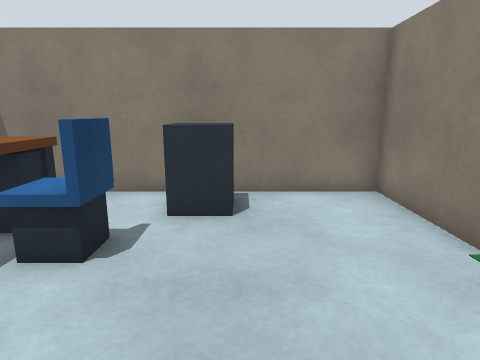
View 1 (above)

20 first-person views from a walk through a world built for the Gazebo simulator. The camera is 1 m above the floor, tilts 12° down and sees 75° across. The floor is counted in squares, 0.5 m on a side. Each view is taken from the middle of a square. On the plan, view 1 faces up. The plan holds only what a view shows up to about 17 squares ahead; the rest is blank. The place goes on beyond the plan.

View 2
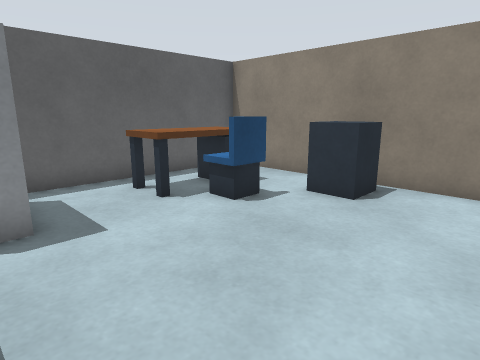

View 3
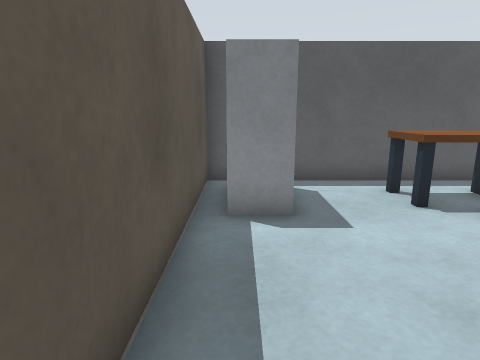

View 4
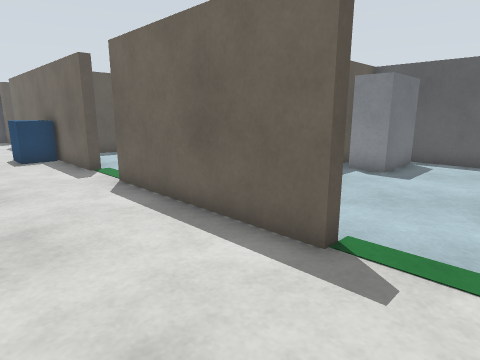

View 5
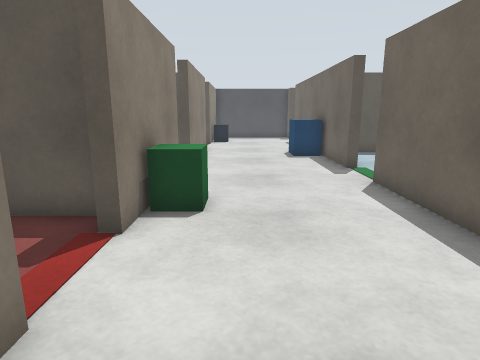

View 6
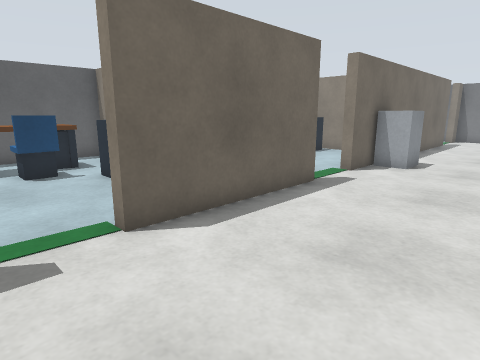

View 7
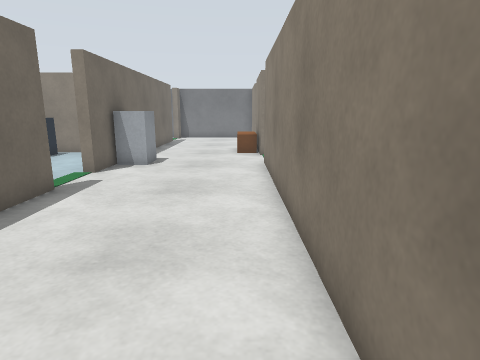

View 8
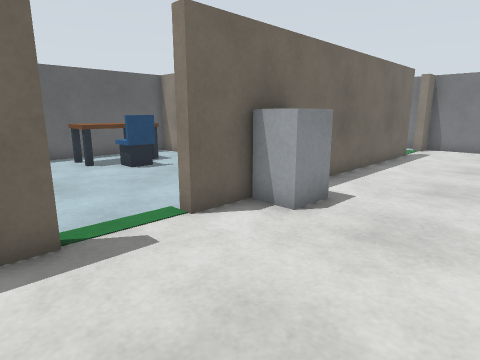

View 9
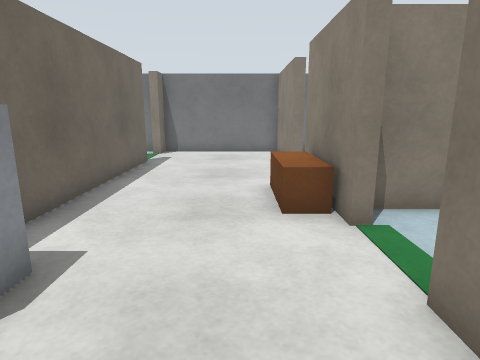

View 10
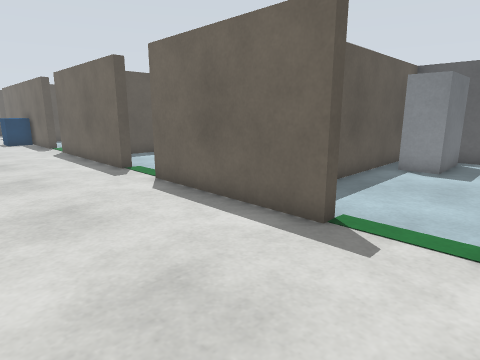

View 11
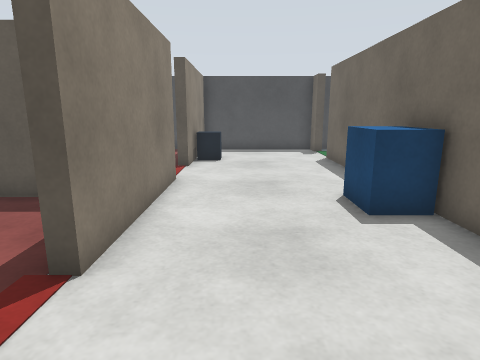

View 12
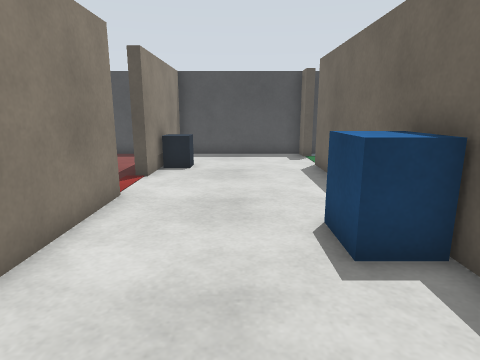

View 13
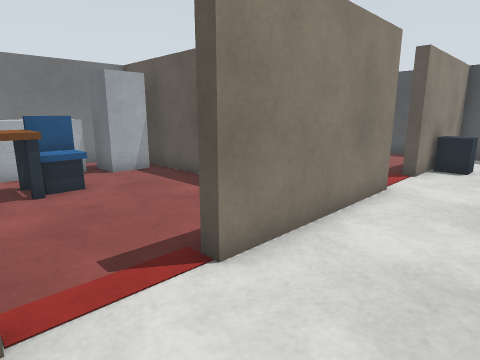

View 14
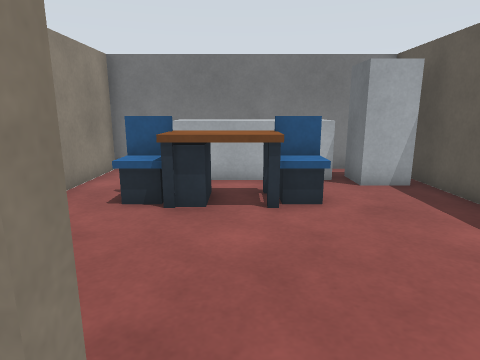

View 15
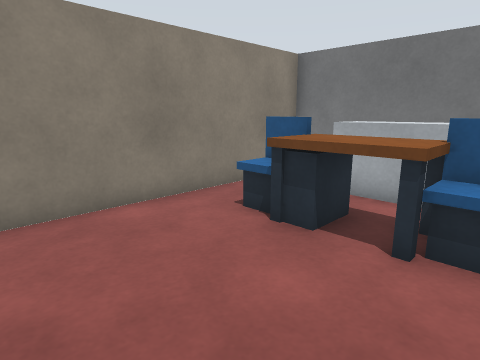

View 16
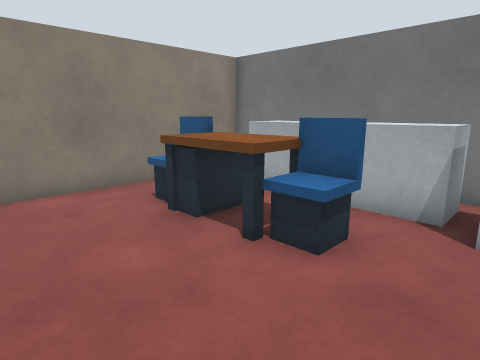

View 17
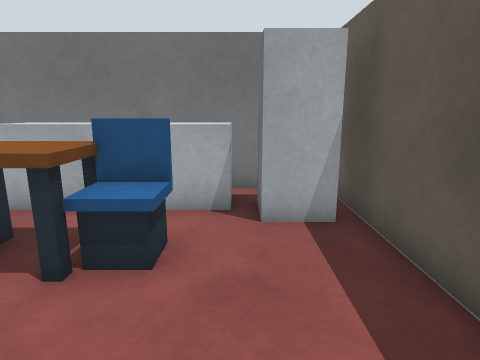

View 18
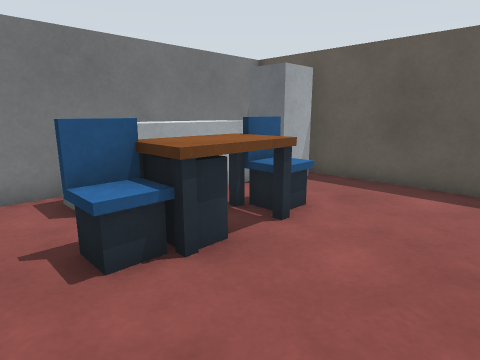

View 19
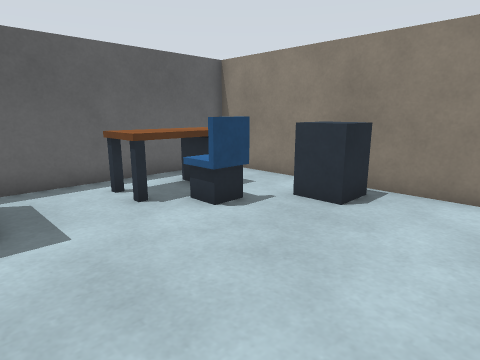

View 20
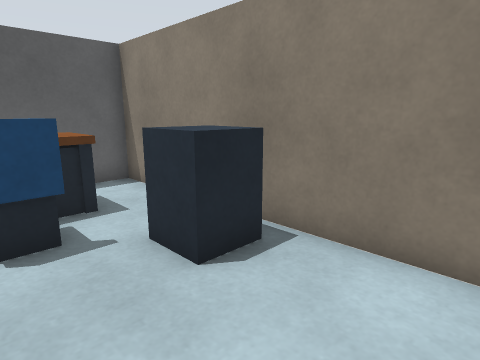

### Floor plan
Points are (right, up) in squares from view 1. A wall is a line through its corners. A room is listed if a view was taken in it or the views show most of it. See-through windows are left out.
Room 1 (views 1, 2, 3)
walls: (3.6, 4.2) (3.6, 8) (-6.4, 8) (-6.4, -2) (2, -2)
ways out: opening at (4, 3) to room 2
objects: cabinet (-6, -1) to (-3, 0); desk (-5, 3) to (-4, 6); chair (-3, 4) to (-2, 5); blue box (-1, 6) to (0, 7)
Room 2 (views 4, 5, 6, 7, 8, 9, 10, 11, 12, 13, 14)
walls: (10, 1.4) (10, 15); (3.5, 1.8) (4, 1.8) (4, -5.2); (3.5, 10.2) (4, 10.2) (4, 4.2) (3.6, 4.2); (10, -6.2) (10, -1); (3.5, -7.6) (4, -7.6) (4, -19.5); (10, 17.4) (10, 21.6); (10, -14.6) (10, -8.6); (10, 24) (10, 28.8) (3, 28.8); (4, 25.5) (4, 12.6) (3.5, 12.6); (3.1, -22.8) (10, -22.8) (10, -17)
ways out: opening at (4, 3) to room 1; opening at (10, -7.5) to room 3; opening at (4, 11.5) to room 4; opening at (4, -21); opening at (4, -6.5); opening at (4, 27); opening at (10, -15.5); opening at (10, 0.5); opening at (10, 16.5)
objects: beige box (4, -22); beige box (4, 28); blue box (5, -13) to (5, -11); white box (5, 14) to (5, 16); blue box (9, -19); green box (9, -3) to (9, -2); bench (9, 18) to (9, 21)
Room 3 (views 15, 16, 17, 18)
walls: (10.5, -6.2) (10, -6.2); (10, -8.6) (10.5, -8.6); (12.9, -12.4) (19.5, -12.4); (20.4, -11.9) (20.4, -2.4) (11.6, -2.4)
ways out: opening at (10, -7.5) to room 2
objects: table (15, -8) to (17, -6); chair (16, -9) to (17, -8); chair (16, -5) to (17, -4); fridge (18, -12) to (19, -10); counter (18, -9) to (20, -5)
Room 4 (views 19, 20)
walls: (-5.4, 8.4) (0.1, 8.4); (2.6, 18.4) (-6.4, 18.4) (-6.4, 10.2)
ways out: opening at (4, 11.5) to room 2
objects: cabinet (-6, 9) to (-3, 10); desk (-5, 13) to (-4, 16); chair (-3, 14) to (-2, 15); blue box (-1, 16) to (0, 18)

Positions as (right, up) in squares from view 1, and headings:
1: (0, 0), facing up
2: (3, -1), facing up-left
3: (3, -1), facing left
4: (8, 4), facing down-left
5: (8, 4), facing down
6: (9, 2), facing up-left
7: (9, 2), facing up
8: (9, 9), facing up-left
9: (8, 12), facing up
10: (9, 13), facing down-left
11: (8, -5), facing down
12: (7, -7), facing down
13: (7, -6), facing down-right
14: (9, -7), facing right
15: (11, -9), facing up-right
16: (12, -11), facing up-right
17: (12, -10), facing right
18: (12, -3), facing down-right
19: (3, 10), facing up-left
20: (3, 14), facing up-left
